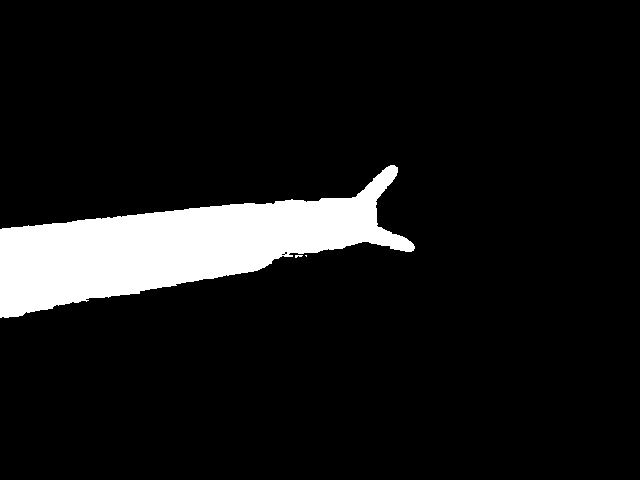
#> input picture data/consecutive_prediction/0617/0/00000.png, 640 x 480 px, found by its file name
$ python hough_transform.py
#> lines starting #> are read from the running program, lines starting #| are printed output that depends on the picture; after the words box and inside, x2 and y2 are one past the last pixel; in counts of white or black regions, pixels touching at a corner belong together
import cv2
import numpy as np

mask_path = "./data/consecutive_prediction/0617/0/00000.png"

# Read image and display canny edges
img = cv2.imread(mask_path, cv2.IMREAD_GRAYSCALE)
#> img is the input picture: shape (480, 640); min 0, max 255, mean 23
blurred = cv2.GaussianBlur(img, (13, 13), 0)
edges = cv2.Canny(img, 50, 150, apertureSize=3)
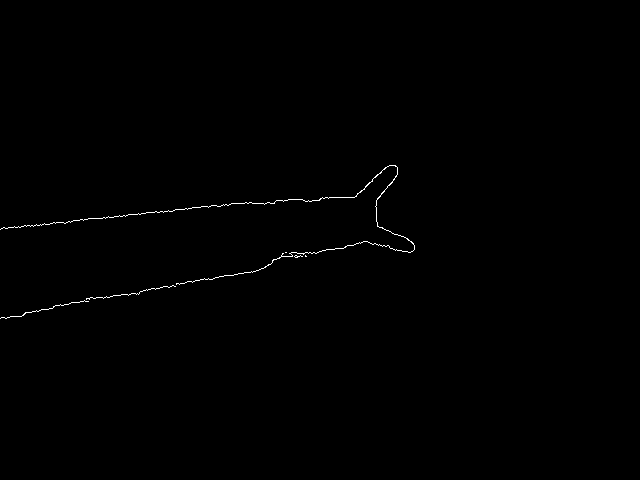
#> edges: shape (480, 640); 0.33% white in thin lines or dots, all inside (x1, y1, x2, y2) = (0, 165, 415, 319)
